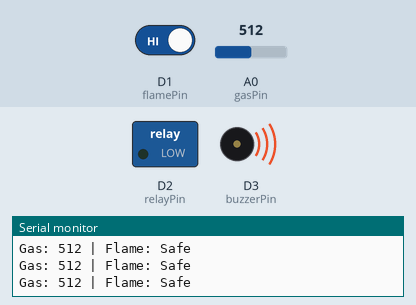
A sketch run on a simulated ESP8266 (NodeMCU). Shown: switched loads named in the sketch (green lamp = pin HIGH), buzzer (waves = sounding), the last lines printed to the serial monitor. The inputs (shaded band) are chosen by the test bench; at power-on: A0 (gasPin) = 512, D1 (flamePin) HIGH. WiFi joins after 1.5 s; servers stay silent unless stated; uploads are accepted with an empty reply.

Above: at 2.9 s.
3.0 s: A0 (gasPin) set to 485
At 4.6 s:
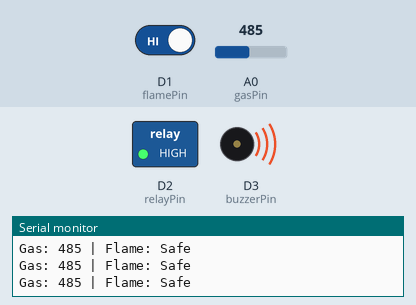
4.9 s: D1 (flamePin) driven LOW
At 6.0 s:
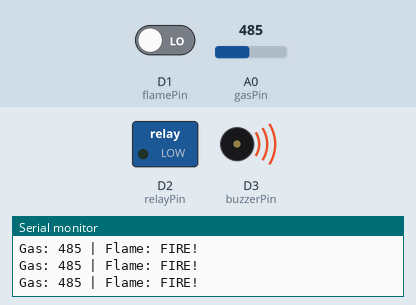
7.1 s: D1 (flamePin) driven HIGH
At 7.9 s:
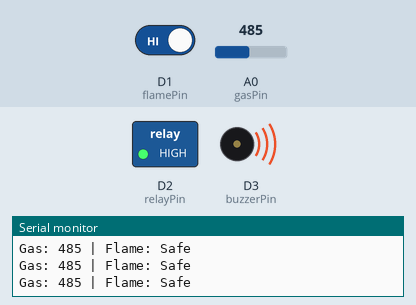
8.6 s: A0 (gasPin) set to 510
At 9.2 s:
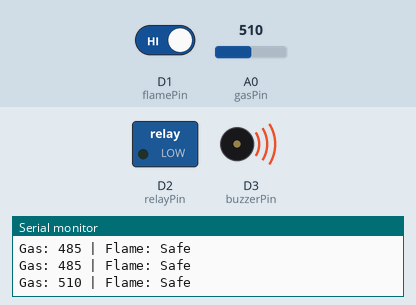
Timing chart, 0 to 11.1 s (numbered marks = the images above; inputs shaded):
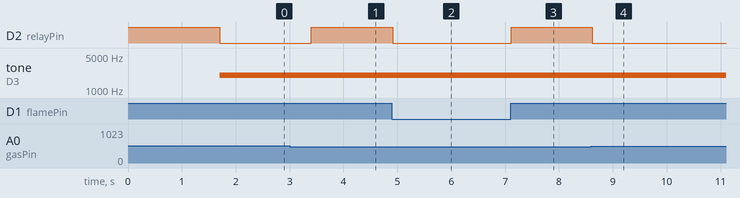

The sketch:

Buzzer.ino
```cpp
#include <ESP8266WiFi.h>
#include <WiFiClientSecure.h>
#include <ESP8266HTTPClient.h>

// ================= 1. ตั้งค่า WIFI =================
const char* ssid     = "TECNO POVA 6 Pro 5G";
const char* password = "14092544";

// ================= 2. ตั้งค่า LINE & API =================
const char* lineHost = "api.line.me";
const char* accessToken = "LSmXROaNyWBDB6CXvsrQnXSE3vgX/oObcIaxGwSkrwS4V2V24IAl0Eusz2ZM3fiX0qcw5ifzMh8NfnPzviOUFc66UgdDDD+CmThQZH1kjmbH5DiQScPY2wa19CrOxgRE9sfMgeFBcCLb0G/uzjEHJgdB04t89/1O/w1cDnyilFU=LSmXROaNyWBDB6CXvsrQnXSE3vgX/oObcIaxGwSkrwS4V2V24IAl0Eusz2ZM3fiX0qcw5ifzMh8NfnPzviOUFc66UgdDDD+CmThQZH1kjmbH5DiQScPY2wa19CrOxgRE9sfMgeFBcCLb0G/uzjEHJgdB04t89/1O/w1cDnyilFU=";
String targetID = "Cf1f5aefc45f33c82d8bc303aa984fdef";
const char* gasApiUrl   = "https://gas-hee.vercel.app/api/gas";
const char* flameApiUrl = "https://gas-hee.vercel.app/api/flame";

// ================= 3. ตั้งค่า ขาอุปกรณ์ =================
int gasPin = A0;
int flamePin = D1;
int relayPin = D2;    // พัดลม
int buzzerPin = D3;   // Buzzer

int gasVal = 0;
int flameState = HIGH;
int gasThreshold = 500;

bool isGasAlertSent = false;
bool isFireAlertSent = false;
unsigned long lastApiTime = 0;
long apiInterval = 10000;

void setup() {
  Serial.begin(115200);

  pinMode(flamePin, INPUT);
  pinMode(relayPin, OUTPUT);
  pinMode(buzzerPin, OUTPUT);

  // ปิดพัดลมและเสียงก่อน
  digitalWrite(relayPin, HIGH);
  noTone(buzzerPin); // ใช้คำสั่งปิดเสียง Tone

  Serial.println("\nConnecting to WiFi...");
  WiFi.begin(ssid, password);
  while (WiFi.status() != WL_CONNECTED) {
    delay(500);
    Serial.print(".");
  }
  Serial.println("\nWiFi Connected!");
  sendLinePush("System Ready: Passive Buzzer Mode");
}

void loop() {
  gasVal = analogRead(gasPin);
  flameState = digitalRead(flamePin);

  Serial.print("Gas: "); Serial.print(gasVal);
  Serial.print(" | Flame: ");
  if(flameState == LOW) Serial.print("FIRE!"); else Serial.print("Safe");
  Serial.println();

  // --- Logic ควบคุม (Passive Buzzer) ---
  if (gasVal > gasThreshold || flameState == LOW) {
    // === เหตุฉุกเฉิน ===
    digitalWrite(relayPin, LOW);   // เปิดพัดลม
    tone(buzzerPin, 2000);         // สั่ง Buzzer ร้องเสียงแหลม (2000Hz)
  } else {
    // === ปกติ ===
    digitalWrite(relayPin, HIGH);  // ปิดพัดลม
    noTone(buzzerPin);             // สั่งปิดเสียง
  }

  // --- ส่วนส่งไลน์และ API ---
  if (gasVal > gasThreshold) {
    if (!isGasAlertSent) { sendLinePush("⚠️ อันตราย! แก๊สรั่ว (" + String(gasVal) + ")"); isGasAlertSent = true; }
  } else { isGasAlertSent = false; }

  if (flameState == LOW) {
    if (!isFireAlertSent) { sendLinePush("🔥 ไฟไหม้!"); isFireAlertSent = true; }
  } else { isFireAlertSent = false; }

  bool isEmergency = (gasVal > gasThreshold || flameState == LOW);
  if (isEmergency) apiInterval = 1000; else apiInterval = 10000;

  unsigned long currentMillis = millis();
  if (currentMillis - lastApiTime >= apiInterval) {
    lastApiTime = currentMillis;
    sendGasToAPI();
    sendFlameToAPI();
  }
  delay(100);
}

// ... (ฟังก์ชัน API เดิม) ...
void sendLinePush(String message) {
  WiFiClientSecure client; client.setInsecure();
  if (!client.connect(lineHost, 443)) return;
  String payload = "{\"to\":\"" + targetID + "\",\"messages\":[{\"type\":\"text\",\"text\":\"" + message + "\"}]}";
  client.println("POST /v2/bot/message/push HTTP/1.1");
  client.println("Host: " + String(lineHost));
  client.println("Authorization: Bearer " + String(accessToken));
  client.println("Content-Type: application/json");
  client.println("Content-Length: " + String(payload.length()));
  client.println(); client.println(payload);
}
void sendGasToAPI() {
  if (WiFi.status() != WL_CONNECTED) return;
  WiFiClientSecure client; client.setInsecure(); client.setBufferSizes(1024, 1024);
  HTTPClient http;
  if (http.begin(client, gasApiUrl)) {
    http.addHeader("Content-Type", "application/json");
    String gasState = (gasVal > gasThreshold) ? "DANGER" : (gasVal > gasThreshold - 100 ? "WARNING" : "SAFE");
    String payload = "{\"gas_val\":" + String(gasVal) + ",\"gas_state\":\"" + gasState + "\"}";
    http.POST(payload); http.end();
  }
}
void sendFlameToAPI() {
  if (WiFi.status() != WL_CONNECTED) return;
  WiFiClientSecure client; client.setInsecure(); client.setBufferSizes(1024, 1024);
  HTTPClient http;
  if (http.begin(client, flameApiUrl)) {
    http.addHeader("Content-Type", "application/json");
    String fStatus = (flameState == LOW) ? "FIRE DETECTED" : "NORMAL";
    String payload = "{\"flame_status\":\"" + fStatus + "\"}";
    http.POST(payload); http.end();
  }
}
```

Measured:
- the behaviour switches between 501 and 500 on A0 (gasPin) (found by bisection; images 0 and 1)
- after the input at 3.0 s, D2 (relayPin): LOW → HIGH after 0.41 s
- after the input at 4.9 s, D2 (relayPin): HIGH → LOW at once
- after the input at 7.1 s, D2 (relayPin): LOW → HIGH at once
- after the input at 8.6 s, D2 (relayPin): HIGH → LOW at once
